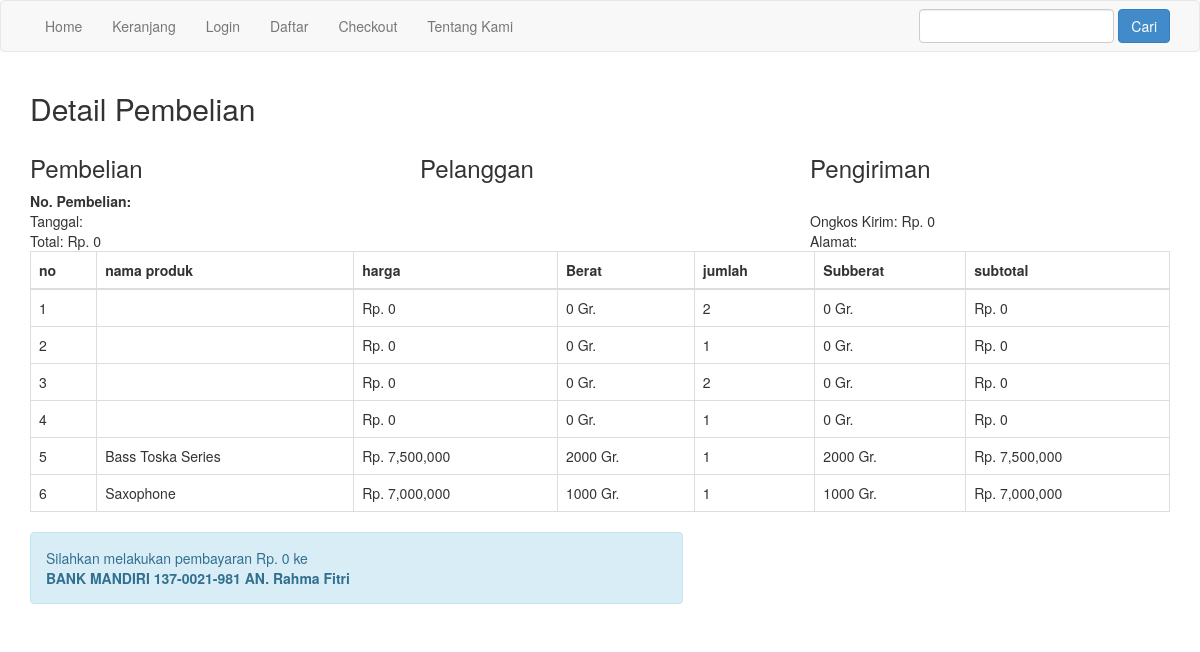
/nota.php, run on the app's committed database.
### tables this page shows
CREATE TABLE `pembelian_produk` (
  `id_pembelian_produk` int(11) NOT NULL,
  `id_pembelian` int(11) NOT NULL,
  `id_produk` int(11) NOT NULL,
  `jumlah` int(11) NOT NULL,
  `nama` varchar(100) NOT NULL,
  `harga` int(11) NOT NULL,
  `berat` int(11) NOT NULL,
  `subberat` int(11) NOT NULL,
  `subharga` int(11) NOT NULL
);

### nota.php (the view, shortened to what this page needs)
<?php
include 'koneksi.php'; ?>
<!DOCTYPE html>
<html>
<head>
	<link rel="stylesheet" href="admin/assets/css/bootstrap.css">
</head>
<body>
<?php include 'menu.php'; ?>
<section class="konten">
	<div class="container">
	<h2>Detail Pembelian</h2>
<?php
$ambil = $koneksi->query("SELECT * FROM pembelian JOIN pelanggan
	ON pembelian.id_pelanggan=pelanggan.id_pelanggan
	WHERE pembelian.id_pembelian='$_GET[id]'");
$detail = $ambil->fetch_assoc();
?>
<div class="row">
	<div class="col-md-4">
		<h3>Pembelian</h3>
		<strong>No. Pembelian: <?php echo $detail['id_pembelian'] ?></strong><br>
		Tanggal: <?php echo $detail['tanggal_pembelian']; ?><br>
		Total: Rp. <?php echo number_format($detail['total_pembelian']) ?>
	</div>
	<div class="col-md-4">
		<h3>Pelanggan</h3>
		<strong><?php echo $detail['nama_pelanggan']; ?></strong> <br>
		<p>
			<?php echo $detail['telepon_pelanggan']; ?> <br>
		</p>
	</div>
	<div class="col-md-4">
		<h3>Pengiriman</h3>
		<strong><?php echo $detail['nama_kota'] ?></strong><br>
		Ongkos Kirim: Rp. <?php echo number_format($detail['tarif']); ?><br>
		Alamat: <?php echo $detail['alamat_pengiriman'] ?>
	</div>
</div>
<table class="table table-bordered">
	<thead>
		<tr>
			<th>no</th>
			<th>nama produk</th>
			<th>harga</th>
			<th>Berat</th>
			<th>jumlah</th>
			<th>Subberat</th>
			<th>subtotal</th>
		</tr>
	</thead>
	<tbody>
		<?php $nomor=1; ?>
		<?php $ambil=$koneksi->query("SELECT * FROM pembelian_produk WHERE id_pembelian='$_GET[id]'"); ?>
		<?php while($pecah=$ambil->fetch_assoc()){ ?>
		<tr>
			<td><?php echo $nomor; ?></td>
			<td><?php echo $pecah['nama']; ?></td>
			<td>Rp. <?php echo number_format($pecah['harga']); ?></td>
			<td><?php echo $pecah['berat']; ?> Gr.</td>
			<td><?php echo $pecah['jumlah']; ?></td>
			<td><?php echo $pecah['subberat'] ?> Gr.</td>
			<td>Rp. <?php echo number_format($pecah['subharga']) ?></td>
		</tr>
		<?php $nomor++; ?>
	    <?php } ?>
	</tbody>
</table>
<div class="row">
	<div class="col-md-7">
		<div class="alert alert-info">
			<p>
				Silahkan melakukan pembayaran Rp. <?php echo number_format($detail['total_pembelian']); ?> ke <br>
				<strong>BANK MANDIRI 137-0021-981 AN. Rahma Fitri</strong>
			</p>
		</div>
	</div>
</div>
	</div>
</section>
</body>
</html>

### data on the page
pembelian_produk: harga "0", berat "0", jumlah "2", subberat "0", subharga "0"
pembelian_produk: harga "0", berat "0", jumlah "1", subberat "0", subharga "0"
pembelian_produk: harga "0", berat "0", jumlah "2", subberat "0", subharga "0"
pembelian_produk: harga "0", berat "0", jumlah "1", subberat "0", subharga "0"
pembelian_produk: nama "Bass Toska Series", harga "7,500,000", berat "2000", jumlah "1", subberat "2000", subharga "7,500,000"
pembelian_produk: nama "Saxophone", harga "7,000,000", berat "1000", jumlah "1", subberat "1000", subharga "7,000,000"

### other printed values
$detail['total_pembelian'] "0"
$detail['tarif'] "0"
